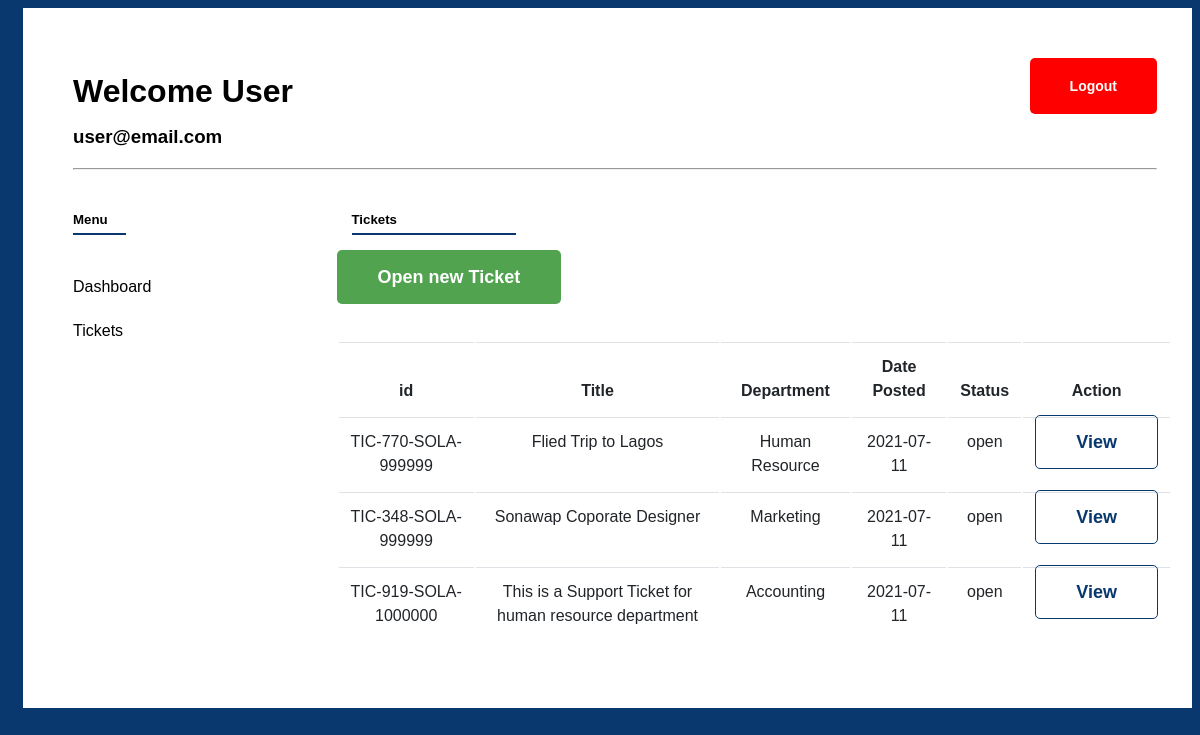
Page /support/user/ticket/index.php (signed in) on the committed database.
### tables this page shows
CREATE TABLE `users` (
  `id` int(11) NOT NULL,
  `name` varchar(50) NOT NULL,
  `password` varchar(1000) NOT NULL,
  `email` varchar(50) NOT NULL,
  `type` varchar(5) NOT NULL DEFAULT 'user',
  `dateposted` date NOT NULL DEFAULT current_timestamp()
);

CREATE TABLE `tickets` (
  `id` int(11) NOT NULL,
  `t_no` varchar(50) NOT NULL,
  `title` varchar(300) NOT NULL,
  `body` text NOT NULL,
  `attachment` varchar(300) NOT NULL,
  `posted_by` varchar(50) NOT NULL,
  `dateposted` date NOT NULL DEFAULT current_timestamp(),
  `status` int(11) NOT NULL DEFAULT 0,
  `department` int(11) NOT NULL
);

CREATE TABLE `department` (
  `id` int(11) NOT NULL,
  `name` varchar(300) NOT NULL,
  `posted_by` int(11) NOT NULL,
  `dateposted` date NOT NULL DEFAULT current_timestamp()
);

### core/user.php (called while the page is built, shortened)
<?php
 class User{
	public function __construct () {
		global $config;
		 $conn = new mysqli($config['DB_SERVER'], $config['DB_USER'], $config['DB_PASSWORD'], $config['DB_NAME']);
		 $this->db = $conn;
	}
    public function getUserTickets(){
    	$id = $this->getUserInfoById()['id'];
        $query = "SELECT * FROM tickets where posted_by = '$id' ORDER BY id DESC ";
        $tickets = $this->db->query($query) or die($this->db->error.__LINE__);
        return $tickets;
    }
  	public function getUserInfoById(){
  		$id = isset($_SESSION['support_user_id']) ? $_SESSION['support_user_id'] : "" ;
  		$query = "SELECT * FROM users where id = '$id'";
		$run = $this->db->query($query) or die($this->db->error.__LINE__);
		$rows = mysqli_fetch_array($run);
		return $rows;
  	}
  	public function getDepartmentInfoById($id){
  		$query = "SELECT * FROM department where id = '$id'";
		$run = $this->db->query($query) or die($this->db->error.__LINE__);
		$rows = mysqli_fetch_array($run);
		return $rows;
  	}
}

### core/classes.php (called while the page is built, shortened)
<?php
require base_path('core/user.php');
$user = new User();
?>

### core/config.php (called while the page is built, shortened)
<?php
$config = array();
$config['BASE_DIR'] = dirname(dirname(__FILE__));
$config['SITE_NAME'] = 'Sonawap Support Ticket';
$config['BASE_URL'] = DEVELOPMENT ? 'http://localhost/SupportTicket/' : 'https://supportticket.com/';
$config['ROOT_DIR'] = DEVELOPMENT ? '/SupportTicket/' : '/https://supportticket.com/';
$config['DB_TYPE'] = 'mysqli';
$config['DB_SERVER'] = 'localhost';
$config['DB_NAME'] = DEVELOPMENT ? 'supportticket' : '';
$config['DB_USER'] = DEVELOPMENT ? 'root' : '';
$config['DB_PASSWORD'] = DEVELOPMENT ? '' :  '';
function base_url($suffix = '') {
    global $config;
    $suffix = ltrim($suffix, '/');
    return $config['BASE_URL'] . trim($suffix);
}
?>

### support/user/ticket/index.php (the view, shortened to what this page needs)
<?php
require_once '../../../core/config.php';
require_once base_path('core/classes.php');
?>
<!DOCTYPE html>
<html>
<head>
	<?php require base_path('support/includes/link.php'); ?>
</head>
<body>
	<div class="container">
		<div class="wrapper bg-white p-50">
			<?php require base_path('support/includes/header.php'); ?>
			<div class="div-row">
				<?php require base_path('support/includes/sidebar.php') ?>
				<div class="lg-col">
					<div class="con-wrapper">
						<h5 class="text-header menu-text">Tickets</h5>
						<a class="btn btn-success mb-5" href="<?php echo base_url('support/user/ticket/add.php') ?>">Open new Ticket</a>
						<div class="table-responsive mt-5">
					        <table class="table">
					            <thead>
					                <tr>
					                    <th>id </th>
					                    <th>Title </th>
					                    <th>Department </th>
					                    <th>Date Posted</th>
					                    <th>Status </th>
					                    <th>Action </th>
					                </tr>
					            </thead>
					            <tbody>
					            	<?php $row = $user->getUserTickets();
			                        	foreach ($row as $key => $value): ?>
			                        		<tr>
							                    <td><?php  echo $value['t_no'];?> </td>
							                    <td><?php echo $value['title'];?> </td>
							                    <td><?php echo $user->getDepartmentInfoById($value['department'])['name'] ?></td>
							                    <td><?php echo $value['dateposted'];?> </td>
							                    <td><?php echo $value['status'] ? 'closed' : 'open';?> </td>
							                    <td>
							                    	<a href="view.php?id=<?php echo $value['id']?>" class="btn btn-primary-outline">View</a>
							                	</td>
							                </tr>
			                        <?php endforeach;?>
					            </tbody>
					        </table>
					    </div>
					</div>
				</div>
			</div>
		</div>
	</div>
</body>
</html>

### support/includes/header.php (shortened to what this page needs)
<div class="header">
	<h1 class="user-header">Welcome <?php echo $user->getUserInfoById()['name'] ?></h1>
	<h3 class="user-text"><?php echo $user->getUserInfoById()['email'] ?></h3>
	<a href="<?php echo base_url('logout.php') ?>" class="btn btn-danger float-right">Logout</a>
	<hr>
</div>

### asset/css/style.css (style rules this page uses)
:root { --sh-green: #52a350; --sh-blue: #08386d; --sh-grey: #e6e8e6; --sh-light-green: #b6d86f; --sh-dark: #343434; --sh-footer-color: #f5fafe; }
html { max-width: 100%; overflow-x: hidden; }
body { max-width: 100%; font-family: "Montserrat", sans-serif !important; line-height: 1.5rem; overflow-x: hidden !important; scroll-behavior: smooth !important; background: var(--sh-blue); }
.container { width: 100%; margin-right: auto; margin-left: auto; padding-right: 15px; padding-left: 15px; }
@media (min-width: 576px) { .container { max-width: 540px; } }
@media (min-width: 768px) { .container { max-width: 720px; } }
@media (min-width: 992px) { .container { max-width: 960px; } }
@media (min-width: 1200px) { .container { max-width: 1200px; } }
.bg-white { background: #fff; }
a { color: inherit; text-decoration: none; }
.p-50 { padding: 50px; }
.mt-5 { margin-top: 50px !important; }
.btn { padding: 1rem 2.5rem !important; font-size: 18px; border-radius: 5px; border: 1px solid transparent; cursor: pointer; font-weight: bold; margin: 10px 0px; }
.float-right { margin-top: -110px; float: right !important; }
.header { overflow: hidden; }
.btn-danger { background: red; color: #fff; outline: none; box-shadow: none; border: 5px; font-size: 14px; }
.btn-primary-outline { border: 1px solid var(--sh-blue); border-radius: 5px; color: var(--sh-blue); }
.btn-success { color: #fff; background-color: var(--sh-green) !important; }
.div-row { display: -ms-flexbox; display: flex; -ms-flex-wrap: wrap; flex-wrap: wrap; margin-right: -15px; margin-left: -15px; padding: 0px; }
.lg-col { -ms-flex: 0 0 75%; flex: 0 0 75%; max-width: 75%; }
.menu-text { margin: 0px; padding: 0px; margin-left: 15px; padding-bottom: 3px; }
.text-header { position: relative; margin-bottom: 30px; margin-top: 30px; }
.text-header::before { bottom: 0; content: ""; height: 2px; position: absolute; width: 20%; background: var(--sh-blue); }
.table { width: 100%; margin-bottom: 1rem; color: #212529; }
.table th, .table td { padding: 0.75rem; vertical-align: top; border-top: 1px solid #dee2e6; text-align: center; }
.table thead th { vertical-align: bottom; text-align: center; }

### rows in the picture
users: name "User", email "user@email.com"
tickets: t_no "TIC-770-SOLA-999999", title "Flied Trip to Lagos", department.name "Human Resource", dateposted "2021-07-11", status "open"
tickets: t_no "TIC-348-SOLA-999999", title "Sonawap Coporate Designer", department.name "Marketing", dateposted "2021-07-11", status "open"
tickets: t_no "TIC-919-SOLA-1000000", title "This is a Support Ticket for human resource department", department.name "Accounting", dateposted "2021-07-11", status "open"
